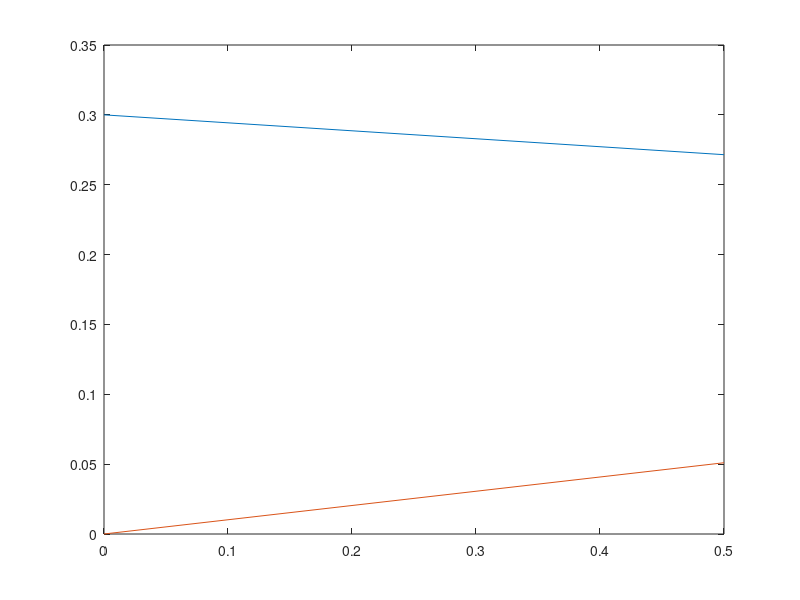

Write MATLAB code to recreate this figure.
%% System ODE Exercise
L=2;
V1=10;
V2=5;
dC1dt=@(t,C1,C2) -L/V1*C1;
dC2dt=@(t,C1,C2) -L/V2*(C2-C1);

t(1)=0;
C1(1)=0.3;
C2(1)=0;

n=1;
tf=0.5;
dx=(tf-t(1))/n;

for i=1:n
    t(i+1)=t(i)+dx; %#ok<SAGROW>
    k11=dx*dC1dt(t(i),C1(i),C2(i));
    k12=dx*dC2dt(t(i),C1(i),C2(i));

    k21=dx*dC1dt(t(i)+1/2*dx,C1(i)+1/2*k11,C2(i)+1/2*k12);
    k22=dx*dC2dt(t(i)+1/2*dx,C1(i)+1/2*k11,C2(i)+1/2*k12);

    C1(i+1)=C1(i)+k21; %#ok<SAGROW>
    C2(i+1)=C2(i)+k22; %#ok<SAGROW>
end

plot(t, C1); hold on;
plot(t, C2)